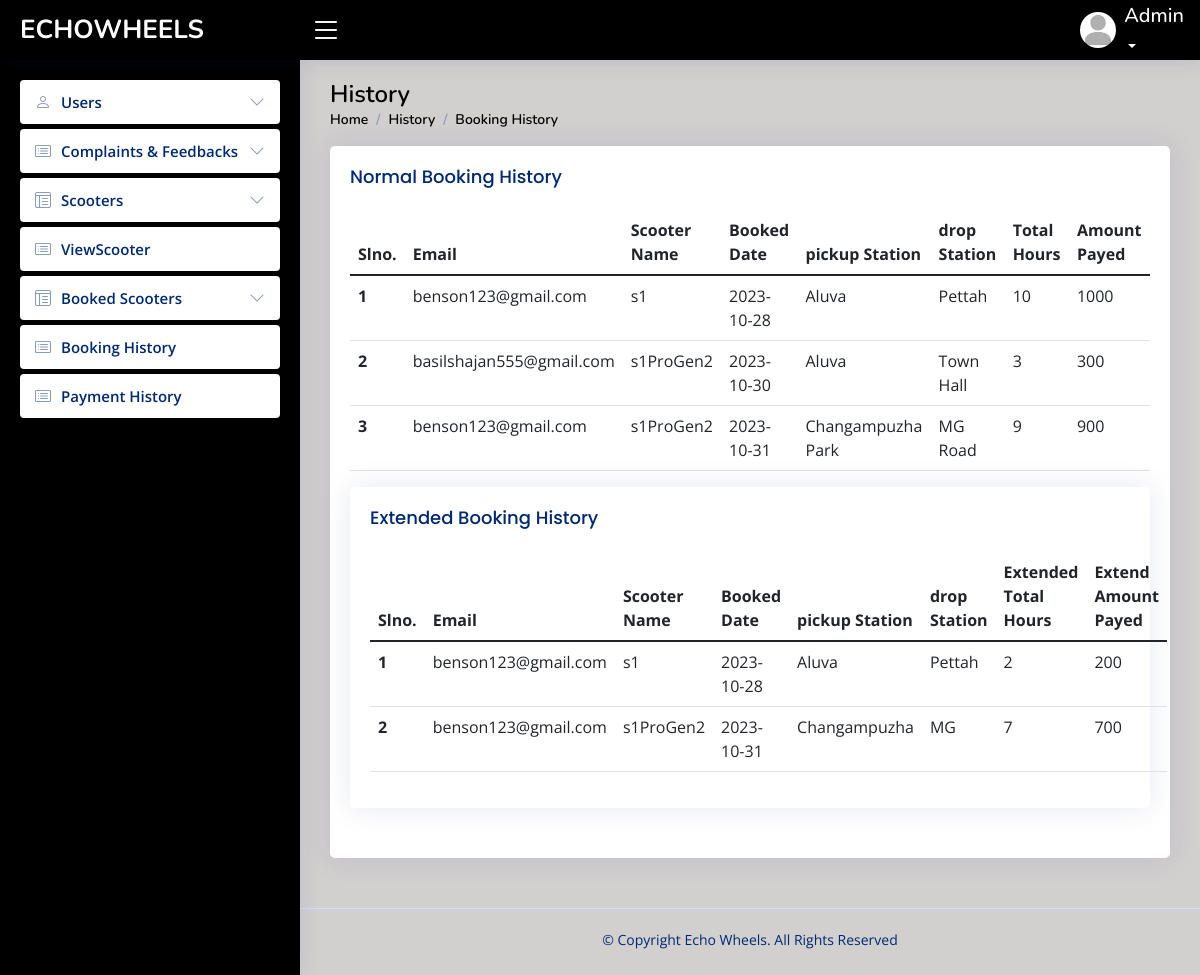
Page /admin/adminhistory.php on the earlier database version.
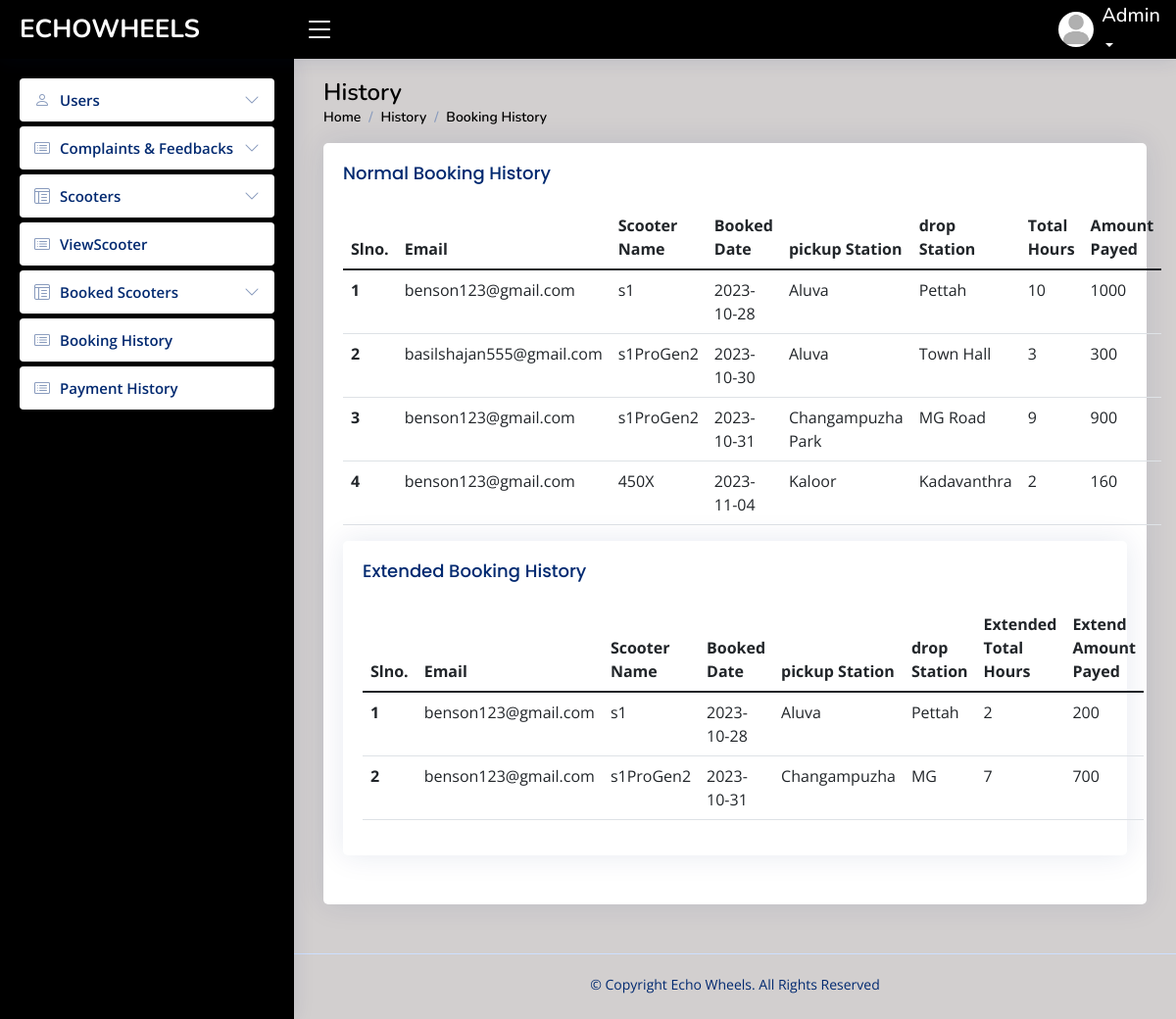
Same page on the later database version.
### tables this page shows
CREATE TABLE `booking` (
  `booking_id` int(50) NOT NULL,
  `scooter_name` varchar(50) NOT NULL,
  `scooter_category` varchar(50) NOT NULL,
  `scooter_color` varchar(50) NOT NULL,
  `scooter_id` int(11) NOT NULL,
  `scooter_rate` varchar(50) NOT NULL,
  `user_name` varchar(70) NOT NULL,
  `user_email` varchar(70) NOT NULL,
  `pickup_station` varchar(70) NOT NULL,
  `drop_station` varchar(70) NOT NULL,
  `booking_date` date NOT NULL,
  `rent_hours` time NOT NULL,
  `total` varchar(50) NOT NULL,
  `payment` int(11) NOT NULL,
  `status` int(11) NOT NULL
);

CREATE TABLE `extendbooking` (
  `extend_id` int(50) NOT NULL,
  `booking_id` int(50) NOT NULL,
  `scooter_name` varchar(50) NOT NULL,
  `scooter_id` varchar(50) NOT NULL,
  `scooter_rate` varchar(50) NOT NULL,
  `user_name` varchar(50) NOT NULL,
  `user_email` varchar(50) NOT NULL,
  `pickup_station` varchar(50) NOT NULL,
  `drop_station` varchar(50) NOT NULL,
  `booking_date` date NOT NULL,
  `extend_rent_hour` time NOT NULL,
  `extend_total` varchar(50) NOT NULL,
  `extend_payment` int(11) NOT NULL,
  `status` int(11) NOT NULL
);

### connect.php (called while the page is built, shortened)
<?php
$dbname="echowheels";
$conn=mysqli_connect("localhost","root","",$dbname);
function select_data($sql)
{
  global $conn;
  $res = mysqli_query($conn, $sql);
  if ($res)
    return $res;
  else
    return False;
}
?>

### admin/adminhistory.php (the view, shortened to what this page needs)
<?php
include("header.php");
?>
  <main id="main" class="main">
    <div class="pagetitle">
      <h1>History</h1>
      <nav>
        <ol class="breadcrumb">
          <li class="breadcrumb-item"><a href="activeuser.php">Home</a></li>
          <li class="breadcrumb-item">History</a></li>
          <li class="breadcrumb-item active">Booking History</li>
        </ol>
      </nav>
    </div>
    <div class="card">
          <div class="card-body">
            <h5 class="card-title">
            Normal Booking History
            </h5>
    <section class="section dashboard">
      <div class="row">
      <section class="section">
      <div class="row">
        <div class="col-lg-12">
              <table class="table datatable">
                <thead>
                  <tr>
                    <th scope="col">Slno.</th>
                    <th scope="col">Email</th>
                    <th scope="col">Scooter Name</th>
                    <th scope="col">Booked Date</th>
                    <th scope="col">pickup Station</th>
                    <th scope="col">drop Station</th>
                    <th scope="col">Total Hours</th>
                    <th scope="col">Amount Payed</th>
                  </tr>
                </thead>
                <tbody>
                <?php
               $sql = "select * from booking where status ='2'";
                $data=select_data($sql);
                $n=1;
                while ($row = mysqli_fetch_assoc($data)) {
                  ?>
                  <tr>
                  <th scope='row'><?php echo $n++; ?></th>
                  <td><?php echo  $row['user_email'] ?></td>
                 <td><?php echo  $row['scooter_name'] ?></td>
                 <td> <?php echo $row['booking_date'] ?></td>
                 <td><?php echo $row['pickup_station'] ?></td>
                 <td><?php echo $row['drop_station']?></td>
                 <td> <?php echo (int)$row['rent_hours']  ?></td>
                 <td> <?php echo $row['total']  ?></td>
                  <?php
                  }
                  ?>
                </tbody>
              </table>
    <div class="card">
          <div class="card-body">
            <h5 class="card-title">
            Extended Booking History
            </h5>
              <table class="table datatable">
                <thead>
                  <tr>
                    <th scope="col">Slno.</th>
                    <th scope="col">Email</th>
                    <th scope="col">Scooter Name</th>
                    <th scope="col">Booked Date</th>
                    <th scope="col">pickup Station</th>
                    <th scope="col">drop Station</th>
                    <th scope="col">Extended Total Hours</th>
                    <th scope="col">Extend Amount Payed</th>
                  </tr>
                </thead>
                <tbody>
                <?php
               $sql = "select * from extendbooking where status ='2'";
                $data=select_data($sql);
                $n=1;
                while ($row = mysqli_fetch_assoc($data)) {
                  ?>
                  <tr>
                  <th scope='row'><?php echo $n++; ?></th>
                  <td><?php echo  $row['user_email'] ?></td>
                 <td><?php echo  $row['scooter_name'] ?></td>
                 <td> <?php echo $row['booking_date'] ?></td>
                 <td><?php echo $row['pickup_station'] ?></td>
                 <td><?php echo $row['drop_station']?></td>
                 <td> <?php echo (int)$row['extend_rent_hour']  ?></td>
                 <td> <?php echo $row['extend_total']  ?></td>
                  <?php
                  }
                  ?>
                </tbody>
              </table>
            </div>
          </div>
        </div>
      </div>
    </section>
  </main>

Differences in the rows shown:
added booking: user_email "benson123@gmail.com", scooter_name "450X", booking_date "2023-11-04", pickup_station "Kaloor", drop_station "Kadavanthra", rent_hours "2", total "160"
